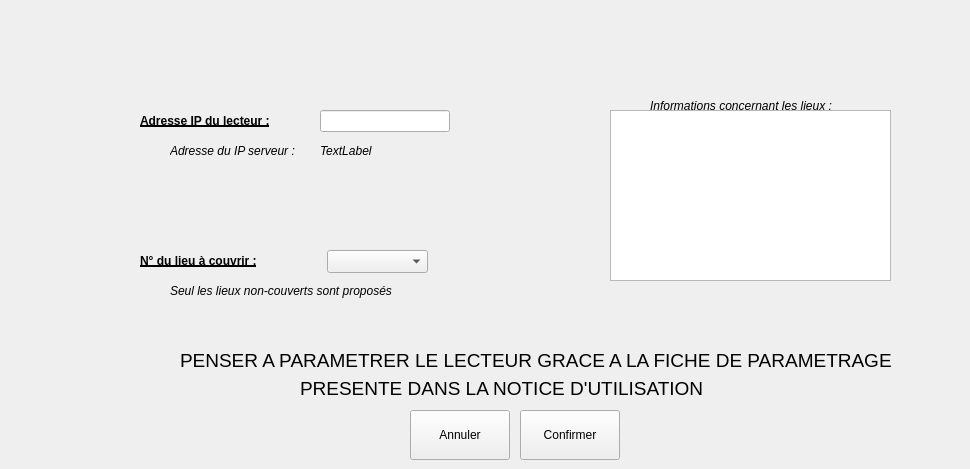
      <widget class="QWidget" name="tbAjouterLecteur">
       <attribute name="title">
        <string>Ajouter un lecteur...</string>
       </attribute>
       <widget class="QLabel" name="label_118">
        <property name="geometry">
         <rect>
          <x>650</x>
          <y>90</y>
          <width>221</width>
          <height>31</height>
         </rect>
        </property>
        <property name="font">
         <font>
          <weight>50</weight>
          <italic>true</italic>
          <bold>false</bold>
          <underline>false</underline>
         </font>
        </property>
        <property name="text">
         <string>Informations concernant les lieux :</string>
        </property>
       </widget>
       <widget class="QPushButton" name="btAnnulerLectAdd">
        <property name="geometry">
         <rect>
          <x>410</x>
          <y>410</y>
          <width>100</width>
          <height>50</height>
         </rect>
        </property>
        <property name="text">
         <string>Annuler</string>
        </property>
        <property name="icon">
         <iconset>
          <normaloff>C:/Users/Tom/Documents/ECOLE/BTS_IRIS_2/SuPerL/LINUX/FONCTIONNEL_RV1/Projet_Config/ressources/ButtonClose.png</normaloff>C:/Users/Tom/Documents/ECOLE/BTS_IRIS_2/SuPerL/LINUX/FONCTIONNEL_RV1/Projet_Config/ressources/ButtonClose.png</iconset>
        </property>
       </widget>
       <widget class="QLabel" name="label_114">
        <property name="geometry">
         <rect>
          <x>140</x>
          <y>110</y>
          <width>181</width>
          <height>21</height>
         </rect>
        </property>
        <property name="font">
         <font>
          <weight>75</weight>
          <bold>true</bold>
          <underline>true</underline>
         </font>
        </property>
        <property name="text">
         <string>Adresse IP du lecteur :</string>
        </property>
       </widget>
       <widget class="QLabel" name="label_119">
        <property name="geometry">
         <rect>
          <x>170</x>
          <y>140</y>
          <width>141</width>
          <height>21</height>
         </rect>
        </property>
        <property name="font">
         <font>
          <italic>true</italic>
         </font>
        </property>
        <property name="text">
         <string>Adresse du IP serveur :</string>
        </property>
       </widget>
       <widget class="QLineEdit" name="lEditIPLecteur">
        <property name="geometry">
         <rect>
          <x>320</x>
          <y>110</y>
          <width>130</width>
          <height>22</height>
         </rect>
        </property>
       </widget>
       <widget class="QLabel" name="label_111">
        <property name="geometry">
         <rect>
          <x>140</x>
          <y>250</y>
          <width>221</width>
          <height>21</height>
         </rect>
        </property>
        <property name="font">
         <font>
          <weight>75</weight>
          <bold>true</bold>
          <underline>true</underline>
         </font>
        </property>
        <property name="text">
         <string>N° du lieu à couvrir :</string>
        </property>
       </widget>
       <widget class="QTextEdit" name="txtInfosLieuxForLecteur">
        <property name="geometry">
         <rect>
          <x>610</x>
          <y>110</y>
          <width>281</width>
          <height>171</height>
         </rect>
        </property>
        <property name="readOnly">
         <bool>true</bool>
        </property>
       </widget>
       <widget class="QPushButton" name="btOkAddLect">
        <property name="geometry">
         <rect>
          <x>520</x>
          <y>410</y>
          <width>100</width>
          <height>50</height>
         </rect>
        </property>
        <property name="text">
         <string>Confirmer</string>
        </property>
        <property name="icon">
         <iconset>
          <normaloff>C:/Users/Tom/Documents/ECOLE/BTS_IRIS_2/SuPerL/LINUX/FONCTIONNEL_RV1/Projet_Config/ressources/bt_ok.png</normaloff>C:/Users/Tom/Documents/ECOLE/BTS_IRIS_2/SuPerL/LINUX/FONCTIONNEL_RV1/Projet_Config/ressources/bt_ok.png</iconset>
        </property>
       </widget>
       <widget class="QLabel" name="lbLieuxCouverts_2">
        <property name="geometry">
         <rect>
          <x>170</x>
          <y>280</y>
          <width>271</width>
          <height>21</height>
         </rect>
        </property>
        <property name="font">
         <font>
          <italic>true</italic>
         </font>
        </property>
        <property name="text">
         <string>Seul les lieux non-couverts sont proposés</string>
        </property>
       </widget>
       <widget class="QLabel" name="lbAdresseReseau">
        <property name="geometry">
         <rect>
          <x>320</x>
          <y>140</y>
          <width>161</width>
          <height>21</height>
         </rect>
        </property>
        <property name="font">
         <font>
          <italic>true</italic>
         </font>
        </property>
        <property name="text">
         <string>TextLabel</string>
        </property>
       </widget>
       <widget class="QComboBox" name="cBoxLieuxForLecteur">
        <property name="geometry">
         <rect>
          <x>327</x>
          <y>250</y>
          <width>101</width>
          <height>23</height>
         </rect>
        </property>
       </widget>
       <widget class="QLabel" name="lbParametrerLecteur">
        <property name="geometry">
         <rect>
          <x>180</x>
          <y>350</y>
          <width>781</width>
          <height>20</height>
         </rect>
        </property>
        <property name="font">
         <font>
          <pointsize>14</pointsize>
         </font>
        </property>
        <property name="text">
         <string>PENSER A PARAMETRER LE LECTEUR GRACE A LA FICHE DE PARAMETRAGE </string>
        </property>
       </widget>
       <widget class="QLabel" name="lbParametrerLecteur_2">
        <property name="geometry">
         <rect>
          <x>300</x>
          <y>380</y>
          <width>411</width>
          <height>16</height>
         </rect>
        </property>
        <property name="font">
         <font>
          <pointsize>14</pointsize>
         </font>
        </property>
        <property name="text">
         <string>PRESENTE DANS LA NOTICE D'UTILISATION</string>
        </property>
       </widget>
      </widget>
